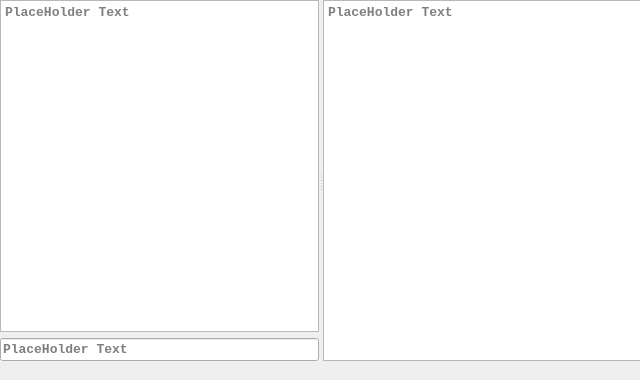
<?xml version="1.0" encoding="UTF-8"?>
<ui version="4.0">
 <class>MainWindow</class>
 <widget class="QMainWindow" name="MainWindow">
  <property name="geometry">
   <rect>
    <x>0</x>
    <y>0</y>
    <width>640</width>
    <height>380</height>
   </rect>
  </property>
  <property name="minimumSize">
   <size>
    <width>640</width>
    <height>380</height>
   </size>
  </property>
  <property name="maximumSize">
   <size>
    <width>640</width>
    <height>380</height>
   </size>
  </property>
  <property name="windowTitle">
   <string>MainWindow</string>
  </property>
  <widget class="QWidget" name="centralwidget">
   <widget class="QSplitter" name="splitter">
    <property name="geometry">
     <rect>
      <x>0</x>
      <y>0</y>
      <width>641</width>
      <height>361</height>
     </rect>
    </property>
    <property name="orientation">
     <enum>Qt::Orientation::Horizontal</enum>
    </property>
    <property name="childrenCollapsible">
     <bool>false</bool>
    </property>
    <widget class="QWidget" name="">
     <layout class="QVBoxLayout" name="verticalLayout" stretch="1,4">
      <item>
       <widget class="QTextEdit" name="output">
        <property name="font">
         <font>
          <family>Courier New</family>
          <pointsize>10</pointsize>
          <bold>true</bold>
         </font>
        </property>
        <property name="readOnly">
         <bool>true</bool>
        </property>
        <property name="placeholderText">
         <string>PlaceHolder Text</string>
        </property>
       </widget>
      </item>
      <item>
       <widget class="QLineEdit" name="input">
        <property name="font">
         <font>
          <family>Courier New</family>
          <pointsize>10</pointsize>
          <bold>true</bold>
         </font>
        </property>
        <property name="placeholderText">
         <string>PlaceHolder Text</string>
        </property>
       </widget>
      </item>
     </layout>
    </widget>
    <widget class="QTextEdit" name="toolTipArea">
     <property name="font">
      <font>
       <family>Courier New</family>
       <pointsize>10</pointsize>
       <bold>true</bold>
      </font>
     </property>
     <property name="readOnly">
      <bool>true</bool>
     </property>
     <property name="placeholderText">
      <string>PlaceHolder Text</string>
     </property>
    </widget>
   </widget>
  </widget>
  <widget class="QMenuBar" name="menubar">
   <property name="geometry">
    <rect>
     <x>0</x>
     <y>0</y>
     <width>640</width>
     <height>21</height>
    </rect>
   </property>
  </widget>
 </widget>
 <resources/>
 <connections/>
</ui>
